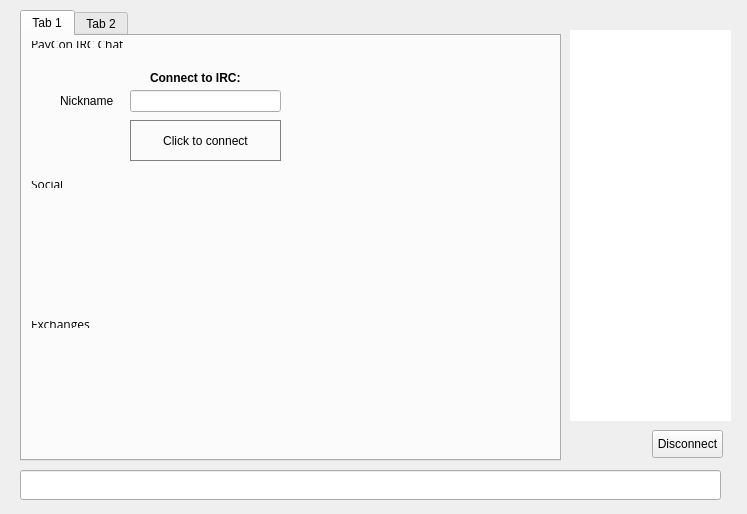
<?xml version="1.0" encoding="UTF-8"?>
<ui version="4.0">
 <class>ChatWindowClass</class>
 <widget class="QWidget" name="ChatWindowClass">
  <property name="geometry">
   <rect>
    <x>0</x>
    <y>0</y>
    <width>747</width>
    <height>514</height>
   </rect>
  </property>
  <widget class="QWidget" name="widget_2" native="true">
   <property name="geometry">
    <rect>
     <x>0</x>
     <y>0</y>
     <width>741</width>
     <height>511</height>
    </rect>
   </property>
   <widget class="QWidget" name="splitter" native="true">
    <property name="enabled">
     <bool>true</bool>
    </property>
    <property name="geometry">
     <rect>
      <x>10</x>
      <y>10</y>
      <width>721</width>
      <height>501</height>
     </rect>
    </property>
    <property name="styleSheet">
     <string notr="true"/>
    </property>
    <widget class="QTabWidget" name="tab">
     <property name="geometry">
      <rect>
       <x>10</x>
       <y>0</y>
       <width>541</width>
       <height>451</height>
      </rect>
     </property>
     <property name="styleSheet">
      <string notr="true"/>
     </property>
     <property name="tabShape">
      <enum>QTabWidget::Rounded</enum>
     </property>
     <property name="currentIndex">
      <number>0</number>
     </property>
     <property name="tabsClosable">
      <bool>false</bool>
     </property>
     <widget class="QWidget" name="widget_4">
      <attribute name="title">
       <string>Tab 1</string>
      </attribute>
     </widget>
     <widget class="QWidget" name="tab_5">
      <attribute name="title">
       <string>Tab 2</string>
      </attribute>
     </widget>
    </widget>
    <widget class="QLineEdit" name="lineEdit">
     <property name="geometry">
      <rect>
       <x>10</x>
       <y>460</y>
       <width>701</width>
       <height>30</height>
      </rect>
     </property>
     <property name="sizePolicy">
      <sizepolicy hsizetype="Fixed" vsizetype="Fixed">
       <horstretch>0</horstretch>
       <verstretch>0</verstretch>
      </sizepolicy>
     </property>
     <property name="maximumSize">
      <size>
       <width>16777215</width>
       <height>30</height>
      </size>
     </property>
    </widget>
    <widget class="QListView" name="userView">
     <property name="geometry">
      <rect>
       <x>560</x>
       <y>20</y>
       <width>161</width>
       <height>391</height>
      </rect>
     </property>
     <property name="minimumSize">
      <size>
       <width>0</width>
       <height>300</height>
      </size>
     </property>
     <property name="styleSheet">
      <string notr="true">border-radius:10px;</string>
     </property>
    </widget>
    <widget class="QPushButton" name="disconnect">
     <property name="geometry">
      <rect>
       <x>642</x>
       <y>420</y>
       <width>71</width>
       <height>28</height>
      </rect>
     </property>
     <property name="text">
      <string>Disconnect</string>
     </property>
    </widget>
   </widget>
   <widget class="QWidget" name="hide3" native="true">
    <property name="geometry">
     <rect>
      <x>10</x>
      <y>10</y>
      <width>731</width>
      <height>501</height>
     </rect>
    </property>
    <widget class="QWidget" name="layoutWidget">
     <property name="geometry">
      <rect>
       <x>10</x>
       <y>20</y>
       <width>250</width>
       <height>29</height>
      </rect>
     </property>
     <layout class="QHBoxLayout" name="hide1">
      <property name="spacing">
       <number>7</number>
      </property>
      <item>
       <widget class="QLabel" name="label_9">
        <property name="font">
         <font>
          <family>Open Sans,sans-serif</family>
         </font>
        </property>
        <property name="text">
         <string>PayCon IRC Chat</string>
        </property>
       </widget>
      </item>
      <item>
       <spacer name="horizontalSpacer_4">
        <property name="orientation">
         <enum>Qt::Horizontal</enum>
        </property>
        <property name="sizeHint" stdset="0">
         <size>
          <width>40</width>
          <height>20</height>
         </size>
        </property>
       </spacer>
      </item>
     </layout>
    </widget>
    <widget class="QLabel" name="label">
     <property name="geometry">
      <rect>
       <x>20</x>
       <y>190</y>
       <width>111</width>
       <height>101</height>
      </rect>
     </property>
     <property name="text">
      <string>&lt;html&gt;&lt;head/&gt;&lt;body&gt;&lt;p align=&quot;center&quot;&gt;&lt;a href=https://twitter.com/PayConX13/ style=&quot; text-decoration: underline; color:#0000ff;&quot;&gt;&lt;img src=&quot;:/icons/twitter&quot;/&gt;&lt;/span&gt;&lt;/a&gt;&lt;/p&gt;&lt;/body&gt;&lt;/html&gt;</string>
     </property>
     <property name="margin">
      <number>5</number>
     </property>
     <property name="openExternalLinks">
      <bool>true</bool>
     </property>
    </widget>
    <widget class="QLabel" name="label_3">
     <property name="geometry">
      <rect>
       <x>120</x>
       <y>190</y>
       <width>101</width>
       <height>101</height>
      </rect>
     </property>
     <property name="text">
      <string>&lt;html&gt;&lt;head/&gt;&lt;body&gt;&lt;p align=&quot;center&quot;&gt;&lt;a href=https://www.facebook.com/PayConX13 style=&quot; text-decoration: underline; color:#0000ff;&quot;&gt;&lt;img src=&quot;:/icons/face&quot;/&gt;&lt;/span&gt;&lt;/a&gt;&lt;/p&gt;&lt;/body&gt;&lt;/html&gt;</string>
     </property>
     <property name="openExternalLinks">
      <bool>true</bool>
     </property>
    </widget>
    <widget class="QLineEdit" name="editPseudo">
     <property name="geometry">
      <rect>
       <x>120</x>
       <y>80</y>
       <width>151</width>
       <height>22</height>
      </rect>
     </property>
     <property name="text">
      <string/>
     </property>
    </widget>
    <widget class="QLabel" name="label_5">
     <property name="geometry">
      <rect>
       <x>50</x>
       <y>80</y>
       <width>71</width>
       <height>21</height>
      </rect>
     </property>
     <property name="text">
      <string>Nickname</string>
     </property>
    </widget>
    <widget class="QPushButton" name="buttonConnect">
     <property name="geometry">
      <rect>
       <x>120</x>
       <y>110</y>
       <width>151</width>
       <height>41</height>
      </rect>
     </property>
     <property name="styleSheet">
      <string notr="true">border-radius:40px;border:1px solid grey</string>
     </property>
     <property name="text">
      <string>Click to connect</string>
     </property>
    </widget>
    <widget class="QLabel" name="label_10">
     <property name="geometry">
      <rect>
       <x>140</x>
       <y>60</y>
       <width>121</width>
       <height>16</height>
      </rect>
     </property>
     <property name="text">
      <string>&lt;html&gt;&lt;head/&gt;&lt;body&gt;&lt;p&gt;&lt;span style=&quot; font-weight:600;&quot;&gt;Connect to IRC:&lt;/span&gt;&lt;/p&gt;&lt;/body&gt;&lt;/html&gt;</string>
     </property>
    </widget>
    <widget class="QLabel" name="label_4">
     <property name="geometry">
      <rect>
       <x>230</x>
       <y>190</y>
       <width>101</width>
       <height>101</height>
      </rect>
     </property>
     <property name="text">
      <string>&lt;html&gt;&lt;head/&gt;&lt;body&gt;&lt;p align=&quot;center&quot;&gt;&lt;a href=http://www.reddit.com/r/PayCon/ style=&quot; text-decoration: underline; color:#0000ff;&quot;&gt;&lt;img src=&quot;:/icons/reddit&quot;/&gt;&lt;/span&gt;&lt;/a&gt;&lt;/p&gt;&lt;/body&gt;&lt;/html&gt;</string>
     </property>
     <property name="openExternalLinks">
      <bool>true</bool>
     </property>
    </widget>
    <widget class="QLabel" name="label_6">
     <property name="geometry">
      <rect>
       <x>330</x>
       <y>190</y>
       <width>101</width>
       <height>101</height>
      </rect>
     </property>
     <property name="text">
      <string>&lt;html&gt;&lt;head/&gt;&lt;body&gt;&lt;p align=&quot;center&quot;&gt;&lt;a href=https://www.youtube.com/channel/UC9XCibYK65N7hZqEJ6XzTEw style=&quot; text-decoration: underline; color:#0000ff;&quot;&gt;&lt;img src=&quot;:/icons/youtube&quot;/&gt;&lt;/span&gt;&lt;/a&gt;&lt;/p&gt;&lt;/body&gt;&lt;/html&gt;</string>
     </property>
     <property name="openExternalLinks">
      <bool>true</bool>
     </property>
    </widget>
    <widget class="QLabel" name="label_7">
     <property name="geometry">
      <rect>
       <x>420</x>
       <y>190</y>
       <width>101</width>
       <height>101</height>
      </rect>
     </property>
     <property name="text">
      <string>&lt;html&gt;&lt;head/&gt;&lt;body&gt;&lt;p align=&quot;center&quot;&gt;&lt;a href=https://cryptoplays.com/category/7/PayCon style=&quot; text-decoration: underline; color:#0000ff;&quot;&gt;&lt;img src=&quot;:/icons/forums&quot;/&gt;&lt;/span&gt;&lt;/a&gt;&lt;/p&gt;&lt;/body&gt;&lt;/html&gt;</string>
     </property>
     <property name="openExternalLinks">
      <bool>true</bool>
     </property>
    </widget>
    <widget class="QWidget" name="layoutWidget_2">
     <property name="geometry">
      <rect>
       <x>10</x>
       <y>160</y>
       <width>250</width>
       <height>29</height>
      </rect>
     </property>
     <layout class="QHBoxLayout" name="hide1_2">
      <property name="spacing">
       <number>7</number>
      </property>
      <item>
       <widget class="QLabel" name="label_11">
        <property name="font">
         <font>
          <family>Open Sans,sans-serif</family>
         </font>
        </property>
        <property name="text">
         <string>Social</string>
        </property>
       </widget>
      </item>
      <item>
       <spacer name="horizontalSpacer_5">
        <property name="orientation">
         <enum>Qt::Horizontal</enum>
        </property>
        <property name="sizeHint" stdset="0">
         <size>
          <width>40</width>
          <height>20</height>
         </size>
        </property>
       </spacer>
      </item>
     </layout>
    </widget>
    <widget class="QWidget" name="layoutWidget_3">
     <property name="geometry">
      <rect>
       <x>10</x>
       <y>300</y>
       <width>250</width>
       <height>29</height>
      </rect>
     </property>
     <layout class="QHBoxLayout" name="hide1_3">
      <property name="spacing">
       <number>7</number>
      </property>
      <item>
       <widget class="QLabel" name="label_12">
        <property name="font">
         <font>
          <family>Open Sans,sans-serif</family>
         </font>
        </property>
        <property name="text">
         <string>Exchanges</string>
        </property>
       </widget>
      </item>
      <item>
       <spacer name="horizontalSpacer_6">
        <property name="orientation">
         <enum>Qt::Horizontal</enum>
        </property>
        <property name="sizeHint" stdset="0">
         <size>
          <width>40</width>
          <height>20</height>
         </size>
        </property>
       </spacer>
      </item>
     </layout>
    </widget>
    <widget class="QLabel" name="label_8">
     <property name="geometry">
      <rect>
       <x>30</x>
       <y>340</y>
       <width>161</width>
       <height>101</height>
      </rect>
     </property>
     <property name="text">
      <string>&lt;html&gt;&lt;head/&gt;&lt;body&gt;&lt;p align=&quot;center&quot;&gt;&lt;a href=&quot;http://bit.ly/1E5sSbJ&quot; style=&quot; text-decoration: underline; color:#0000ff;&quot;&gt;&lt;img src=&quot;:/icons/ccex&quot;/&gt;&lt;/span&gt;&lt;/a&gt;&lt;/p&gt;&lt;/body&gt;&lt;/html&gt;</string>
     </property>
     <property name="openExternalLinks">
      <bool>true</bool>
     </property>
    </widget>
    <widget class="QLabel" name="label_13">
     <property name="geometry">
      <rect>
       <x>200</x>
       <y>340</y>
       <width>171</width>
       <height>101</height>
      </rect>
     </property>
     <property name="text">
      <string>&lt;html&gt;&lt;head/&gt;&lt;body&gt;&lt;p align=&quot;center&quot;&gt;&lt;a href=https://www.cryptopia.co.nz/Exchange/1243 style=&quot; text-decoration: underline; color:#0000ff;&quot;&gt;&lt;img src=&quot;:/icons/cryptopia&quot;/&gt;&lt;/span&gt;&lt;/a&gt;&lt;/p&gt;&lt;/body&gt;&lt;/html&gt;</string>
     </property>
     <property name="openExternalLinks">
      <bool>true</bool>
     </property>
    </widget>
    <widget class="QLabel" name="label_14">
     <property name="geometry">
      <rect>
       <x>380</x>
       <y>340</y>
       <width>161</width>
       <height>101</height>
      </rect>
     </property>
     <property name="text">
      <string>&lt;html&gt;&lt;head/&gt;&lt;body&gt;&lt;p align=&quot;center&quot;&gt;&lt;a href=https://yobit.net/en/trade/CON/BTC style=&quot; text-decoration: underline; color:#0000ff;&quot;&gt;&lt;img src=&quot;:/icons/yobit&quot;/&gt;&lt;/span&gt;&lt;/a&gt;&lt;/p&gt;&lt;/body&gt;&lt;/html&gt;</string>
     </property>
     <property name="openExternalLinks">
      <bool>true</bool>
     </property>
    </widget>
   </widget>
  </widget>
  <action name="actionQuit">
   <property name="text">
    <string>Quitter</string>
   </property>
   <property name="shortcut">
    <string>Ctrl+Q</string>
   </property>
  </action>
  <action name="actionCloseTab">
   <property name="text">
    <string>Fermer l'onglet</string>
   </property>
  </action>
 </widget>
 <layoutdefault spacing="6" margin="11"/>
 <resources/>
 <connections/>
</ui>
